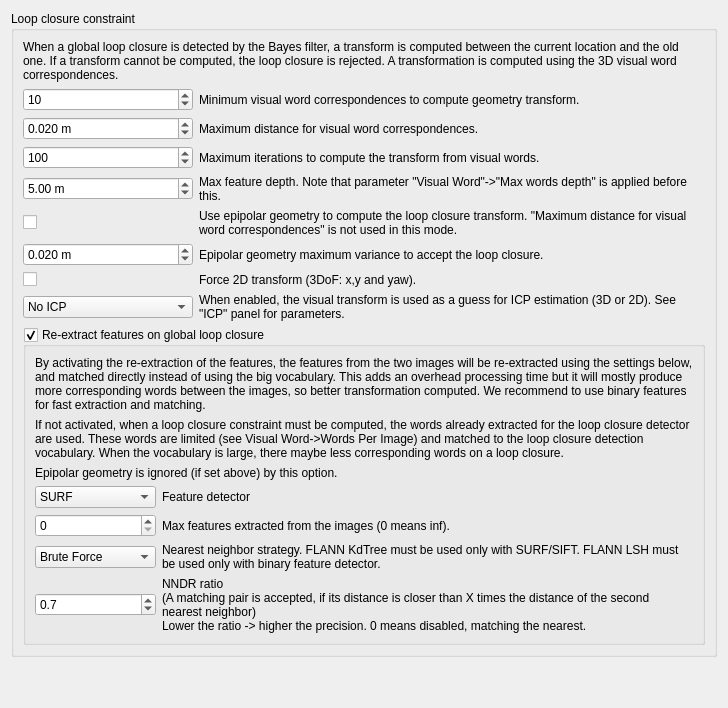
               <widget class="QWidget" name="page_21">
                <layout class="QVBoxLayout" name="verticalLayout_50">
                 <item>
                  <widget class="QGroupBox" name="groupBox_visualTransform2">
                   <property name="title">
                    <string>Loop closure constraint</string>
                   </property>
                   <layout class="QVBoxLayout" name="verticalLayout_41">
                    <item>
                     <widget class="QLabel" name="label_16">
                      <property name="text">
                       <string>When a global loop closure is detected by the Bayes filter, a transform is computed between the current location and the old one. If a transform cannot be computed, the loop closure is rejected. A transformation is computed using the 3D visual word correspondences.</string>
                      </property>
                      <property name="wordWrap">
                       <bool>true</bool>
                      </property>
                     </widget>
                    </item>
                    <item>
                     <layout class="QGridLayout" name="gridLayout_23" columnstretch="0,1">
                      <item row="0" column="0">
                       <widget class="QSpinBox" name="loopClosure_bowMinInliers">
                        <property name="minimum">
                         <number>1</number>
                        </property>
                        <property name="maximum">
                         <number>1000</number>
                        </property>
                        <property name="value">
                         <number>10</number>
                        </property>
                       </widget>
                      </item>
                      <item row="0" column="1">
                       <widget class="QLabel" name="label_2">
                        <property name="text">
                         <string>Minimum visual word correspondences to compute geometry transform.</string>
                        </property>
                       </widget>
                      </item>
                      <item row="1" column="0">
                       <widget class="QDoubleSpinBox" name="loopClosure_bowInlierDistance">
                        <property name="suffix">
                         <string> m</string>
                        </property>
                        <property name="decimals">
                         <number>3</number>
                        </property>
                        <property name="minimum">
                         <double>0.001000000000000</double>
                        </property>
                        <property name="singleStep">
                         <double>0.010000000000000</double>
                        </property>
                        <property name="value">
                         <double>0.020000000000000</double>
                        </property>
                       </widget>
                      </item>
                      <item row="1" column="1">
                       <widget class="QLabel" name="label_14">
                        <property name="text">
                         <string>Maximum distance for visual word correspondences.</string>
                        </property>
                       </widget>
                      </item>
                      <item row="2" column="0">
                       <widget class="QSpinBox" name="loopClosure_bowIterations">
                        <property name="minimum">
                         <number>1</number>
                        </property>
                        <property name="maximum">
                         <number>10000</number>
                        </property>
                        <property name="singleStep">
                         <number>1</number>
                        </property>
                        <property name="value">
                         <number>100</number>
                        </property>
                       </widget>
                      </item>
                      <item row="2" column="1">
                       <widget class="QLabel" name="label_15">
                        <property name="text">
                         <string>Maximum iterations to compute the transform from visual words.</string>
                        </property>
                       </widget>
                      </item>
                      <item row="3" column="0">
                       <widget class="QDoubleSpinBox" name="loopClosure_bowMaxDepth">
                        <property name="suffix">
                         <string> m</string>
                        </property>
                        <property name="minimum">
                         <double>0.000000000000000</double>
                        </property>
                        <property name="value">
                         <double>5.000000000000000</double>
                        </property>
                       </widget>
                      </item>
                      <item row="3" column="1">
                       <widget class="QLabel" name="label_146">
                        <property name="text">
                         <string>Max feature depth. Note that parameter &quot;Visual Word&quot;-&gt;&quot;Max words depth&quot; is applied before this.</string>
                        </property>
                        <property name="wordWrap">
                         <bool>true</bool>
                        </property>
                       </widget>
                      </item>
                      <item row="6" column="0">
                       <widget class="QCheckBox" name="loopClosure_bowForce2D">
                        <property name="text">
                         <string/>
                        </property>
                       </widget>
                      </item>
                      <item row="6" column="1">
                       <widget class="QLabel" name="label_184">
                        <property name="text">
                         <string>Force 2D transform (3DoF: x,y and yaw).</string>
                        </property>
                        <property name="wordWrap">
                         <bool>true</bool>
                        </property>
                       </widget>
                      </item>
                      <item row="7" column="0">
                       <widget class="QComboBox" name="globalDetection_icpType">
                        <property name="sizeAdjustPolicy">
                         <enum>QComboBox::AdjustToContents</enum>
                        </property>
                        <item>
                         <property name="text">
                          <string>No ICP</string>
                         </property>
                        </item>
                        <item>
                         <property name="text">
                          <string>ICP 3D (e.g. Kinect depth)</string>
                         </property>
                        </item>
                        <item>
                         <property name="text">
                          <string>ICP 2D (e.g. Laser scan)</string>
                         </property>
                        </item>
                       </widget>
                      </item>
                      <item row="7" column="1">
                       <widget class="QLabel" name="label_57">
                        <property name="text">
                         <string>When enabled, the visual transform is used as a guess for ICP estimation (3D or 2D). See &quot;ICP&quot; panel for parameters.</string>
                        </property>
                        <property name="wordWrap">
                         <bool>true</bool>
                        </property>
                       </widget>
                      </item>
                      <item row="4" column="1">
                       <widget class="QLabel" name="label_658">
                        <property name="text">
                         <string>Use epipolar geometry to compute the loop closure transform. &quot;Maximum distance for visual word correspondences&quot; is not used in this mode.</string>
                        </property>
                        <property name="wordWrap">
                         <bool>true</bool>
                        </property>
                       </widget>
                      </item>
                      <item row="4" column="0">
                       <widget class="QCheckBox" name="loopClosure_bowEpipolarGeometry">
                        <property name="text">
                         <string/>
                        </property>
                       </widget>
                      </item>
                      <item row="5" column="1">
                       <widget class="QLabel" name="label_664">
                        <property name="text">
                         <string>Epipolar geometry maximum variance to accept the loop closure.</string>
                        </property>
                        <property name="wordWrap">
                         <bool>true</bool>
                        </property>
                       </widget>
                      </item>
                      <item row="5" column="0">
                       <widget class="QDoubleSpinBox" name="loopClosure_bowEpipolarGeometryVar">
                        <property name="suffix">
                         <string> m</string>
                        </property>
                        <property name="decimals">
                         <number>3</number>
                        </property>
                        <property name="minimum">
                         <double>0.000000000000000</double>
                        </property>
                        <property name="singleStep">
                         <double>0.001000000000000</double>
                        </property>
                        <property name="value">
                         <double>0.020000000000000</double>
                        </property>
                       </widget>
                      </item>
                     </layout>
                    </item>
                    <item>
                     <widget class="QGroupBox" name="groupBox_reextract">
                      <property name="title">
                       <string>Re-extract features on global loop closure</string>
                      </property>
                      <property name="checkable">
                       <bool>true</bool>
                      </property>
                      <property name="checked">
                       <bool>true</bool>
                      </property>
                      <layout class="QVBoxLayout" name="verticalLayout_46">
                       <item>
                        <widget class="QLabel" name="label_182">
                         <property name="text">
                          <string>By activating the re-extraction of the features, the features from the two images will be re-extracted using the settings below, and matched directly instead of using the big vocabulary. This adds an overhead processing time but it will mostly produce more corresponding words between the images, so better transformation computed. We recommend to use binary features for fast extraction and matching.</string>
                         </property>
                         <property name="wordWrap">
                          <bool>true</bool>
                         </property>
                        </widget>
                       </item>
                       <item>
                        <widget class="QLabel" name="label_171">
                         <property name="text">
                          <string>If not activated, when a loop closure constraint must be computed, the words already extracted for the loop closure detector are used. These words are limited (see Visual Word-&gt;Words Per Image) and matched to the loop closure detection vocabulary. When the vocabulary is large, there maybe less corresponding words on a loop closure.</string>
                         </property>
                         <property name="wordWrap">
                          <bool>true</bool>
                         </property>
                        </widget>
                       </item>
                       <item>
                        <widget class="QLabel" name="label_174">
                         <property name="text">
                          <string>Epipolar geometry is ignored (if set above) by this option.</string>
                         </property>
                         <property name="wordWrap">
                          <bool>true</bool>
                         </property>
                        </widget>
                       </item>
                       <item>
                        <layout class="QGridLayout" name="gridLayout_25" columnstretch="0,1">
                         <item row="3" column="0">
                          <widget class="QComboBox" name="reextract_nn">
                           <property name="currentIndex">
                            <number>3</number>
                           </property>
                           <property name="sizeAdjustPolicy">
                            <enum>QComboBox::AdjustToContents</enum>
                           </property>
                           <item>
                            <property name="text">
                             <string>FLANN Linear</string>
                            </property>
                           </item>
                           <item>
                            <property name="text">
                             <string>FLANN KdTree</string>
                            </property>
                           </item>
                           <item>
                            <property name="text">
                             <string>FLANN LSH</string>
                            </property>
                           </item>
                           <item>
                            <property name="text">
                             <string>Brute Force</string>
                            </property>
                           </item>
                           <item>
                            <property name="text">
                             <string>Brute Force GPU</string>
                            </property>
                           </item>
                          </widget>
                         </item>
                         <item row="4" column="0">
                          <widget class="QDoubleSpinBox" name="reextract_nndrRatio">
                           <property name="decimals">
                            <number>1</number>
                           </property>
                           <property name="minimum">
                            <double>0.100000000000000</double>
                           </property>
                           <property name="maximum">
                            <double>1.000000000000000</double>
                           </property>
                           <property name="singleStep">
                            <double>0.100000000000000</double>
                           </property>
                           <property name="value">
                            <double>0.700000000000000</double>
                           </property>
                          </widget>
                         </item>
                         <item row="2" column="0">
                          <widget class="QSpinBox" name="reextract_maxFeatures">
                           <property name="maximum">
                            <number>999999</number>
                           </property>
                          </widget>
                         </item>
                         <item row="2" column="1">
                          <widget class="QLabel" name="label_180">
                           <property name="text">
                            <string>Max features extracted from the images (0 means inf).</string>
                           </property>
                           <property name="wordWrap">
                            <bool>true</bool>
                           </property>
                          </widget>
                         </item>
                         <item row="3" column="1">
                          <widget class="QLabel" name="label_179">
                           <property name="text">
                            <string>Nearest neighbor strategy. FLANN KdTree must be used only with SURF/SIFT. FLANN LSH must be used only with binary feature detector.</string>
                           </property>
                           <property name="wordWrap">
                            <bool>true</bool>
                           </property>
                          </widget>
                         </item>
                         <item row="4" column="1">
                          <widget class="QLabel" name="label_181">
                           <property name="text">
                            <string>NNDR ratio
(A matching pair is accepted, if its distance is closer than X times the distance of the second nearest neighbor)
Lower the ratio -&gt; higher the precision. 0 means disabled, matching the nearest.</string>
                           </property>
                           <property name="wordWrap">
                            <bool>true</bool>
                           </property>
                          </widget>
                         </item>
                         <item row="1" column="0">
                          <widget class="QComboBox" name="reextract_type">
                           <property name="currentIndex">
                            <number>0</number>
                           </property>
                           <property name="sizeAdjustPolicy">
                            <enum>QComboBox::AdjustToContents</enum>
                           </property>
                           <item>
                            <property name="text">
                             <string>SURF</string>
                            </property>
                           </item>
                           <item>
                            <property name="text">
                             <string>SIFT</string>
                            </property>
                           </item>
                           <item>
                            <property name="text">
                             <string>ORB</string>
                            </property>
                           </item>
                           <item>
                            <property name="text">
                             <string>FAST+FREAK</string>
                            </property>
                           </item>
                           <item>
                            <property name="text">
                             <string>FAST+BRIEF</string>
                            </property>
                           </item>
                           <item>
                            <property name="text">
                             <string>GFTT+FREAK</string>
                            </property>
                           </item>
                           <item>
                            <property name="text">
                             <string>GFTT+BRIEF</string>
                            </property>
                           </item>
                           <item>
                            <property name="text">
                             <string>BRISK</string>
                            </property>
                           </item>
                          </widget>
                         </item>
                         <item row="1" column="1">
                          <widget class="QLabel" name="label_178">
                           <property name="text">
                            <string>Feature detector </string>
                           </property>
                          </widget>
                         </item>
                        </layout>
                       </item>
                      </layout>
                     </widget>
                    </item>
                   </layout>
                  </widget>
                 </item>
                 <item>
                  <spacer name="verticalSpacer_20">
                   <property name="orientation">
                    <enum>Qt::Vertical</enum>
                   </property>
                   <property name="sizeHint" stdset="0">
                    <size>
                     <width>20</width>
                     <height>40</height>
                    </size>
                   </property>
                  </spacer>
                 </item>
                </layout>
               </widget>
